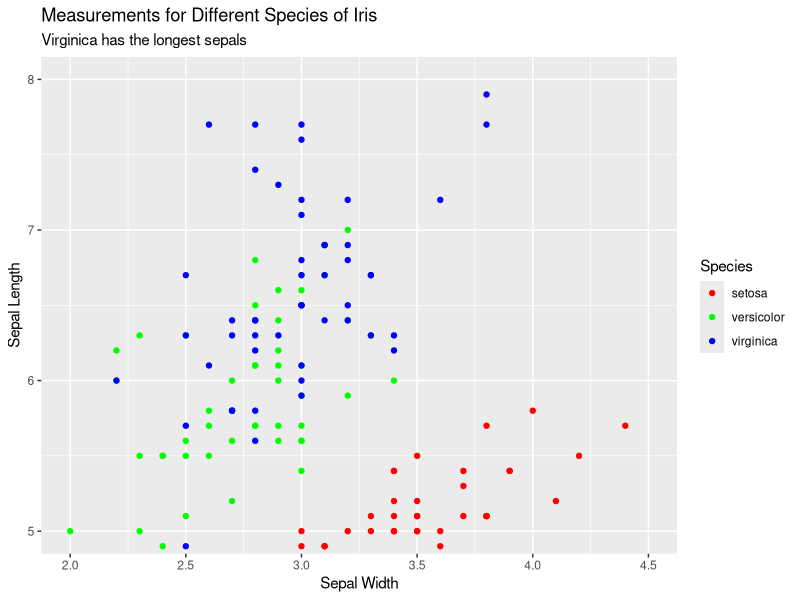

This chart was generated by the following R code:
## ---- chunk 1
#| message: false
library(tidyverse)
## ---- chunk 2
ggplot(iris, aes(x = Sepal.Width, y = Sepal.Length, color = Species)) +
  geom_point() +
  scale_color_manual(
    values = c(setosa = "red", versicolor = "green", virginica = "blue")
  ) +
  coord_cartesian(xlim = c(2, 4.5), ylim = c(5, 8)) +
  labs(
    title = "Measurements for Different Species of Iris",
    subtitle = "Virginica has the longest sepals",
    x = "Sepal Width",
    y = "Sepal Length",
    color = "Species"
  )
